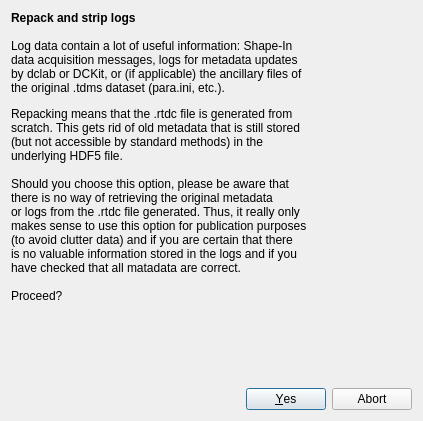
<?xml version="1.0" encoding="UTF-8"?>
<ui version="4.0">
 <class>Dialog</class>
 <widget class="QDialog" name="Dialog">
  <property name="geometry">
   <rect>
    <x>0</x>
    <y>0</y>
    <width>423</width>
    <height>421</height>
   </rect>
  </property>
  <property name="windowTitle">
   <string>Repack information</string>
  </property>
  <layout class="QVBoxLayout" name="verticalLayout">
   <item>
    <widget class="QLabel" name="label">
     <property name="text">
      <string>&lt;html&gt;&lt;head/&gt;&lt;body&gt;&lt;p&gt;&lt;span style=&quot; font-weight:600;&quot;&gt;Repack and strip logs&lt;/span&gt;&lt;br/&gt;&lt;br/&gt;Log data contain a lot of useful information: Shape-In&lt;br/&gt;data acquisition messages, logs for metadata updates&lt;br/&gt;by dclab or DCKit, or (if applicable) the ancillary files of&lt;br/&gt;the original .tdms dataset (para.ini, etc.).&lt;/p&gt;&lt;p&gt;Repacking means that the .rtdc file is generated from&lt;br/&gt;scratch. This gets rid of old metadata that is still stored&lt;br/&gt;(but not accessible by standard methods) in the&lt;br/&gt;underlying HDF5 file.&lt;br/&gt;&lt;br/&gt;Should you choose this option, please be aware that&lt;br/&gt;there is no way of retrieving the original metadata&lt;br/&gt;or logs from the .rtdc file generated. Thus, it really only&lt;br/&gt;makes sense to use this option for publication purposes&lt;br/&gt;(to avoid clutter data) and if you are certain that there&lt;br/&gt;is no valuable information stored in the logs and if you&lt;br/&gt;have checked that all matadata are correct.&lt;br/&gt;&lt;br/&gt;Proceed?&lt;/p&gt;&lt;/body&gt;&lt;/html&gt;</string>
     </property>
    </widget>
   </item>
   <item>
    <spacer name="verticalSpacer">
     <property name="orientation">
      <enum>Qt::Vertical</enum>
     </property>
     <property name="sizeHint" stdset="0">
      <size>
       <width>20</width>
       <height>40</height>
      </size>
     </property>
    </spacer>
   </item>
   <item>
    <widget class="QDialogButtonBox" name="buttonBox">
     <property name="orientation">
      <enum>Qt::Horizontal</enum>
     </property>
     <property name="standardButtons">
      <set>QDialogButtonBox::Abort|QDialogButtonBox::Yes</set>
     </property>
    </widget>
   </item>
  </layout>
 </widget>
 <resources/>
 <connections>
  <connection>
   <sender>buttonBox</sender>
   <signal>accepted()</signal>
   <receiver>Dialog</receiver>
   <slot>accept()</slot>
   <hints>
    <hint type="sourcelabel">
     <x>248</x>
     <y>254</y>
    </hint>
    <hint type="destinationlabel">
     <x>157</x>
     <y>274</y>
    </hint>
   </hints>
  </connection>
  <connection>
   <sender>buttonBox</sender>
   <signal>rejected()</signal>
   <receiver>Dialog</receiver>
   <slot>reject()</slot>
   <hints>
    <hint type="sourcelabel">
     <x>316</x>
     <y>260</y>
    </hint>
    <hint type="destinationlabel">
     <x>286</x>
     <y>274</y>
    </hint>
   </hints>
  </connection>
 </connections>
</ui>
